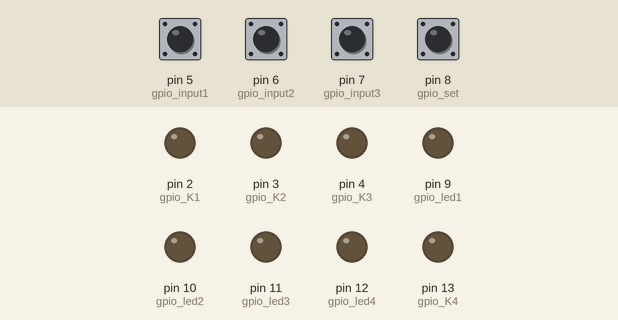
The sketch below on a simulated Arduino Uno, built with avr-gcc and run on an emulated ATmega328P. Shown: output pins drawn as LEDs (lit = HIGH). The inputs (shaded band) are chosen by the test bench; at power-on: pin 5 (gpio_input1), pin 6 (gpio_input2), pin 7 (gpio_input3), pin 8 (gpio_set) HIGH.

Above: at 1.2 s.
1.3 s: pin 5 (gpio_input1) pulled LOW for 0.15 s
At 1.6 s:
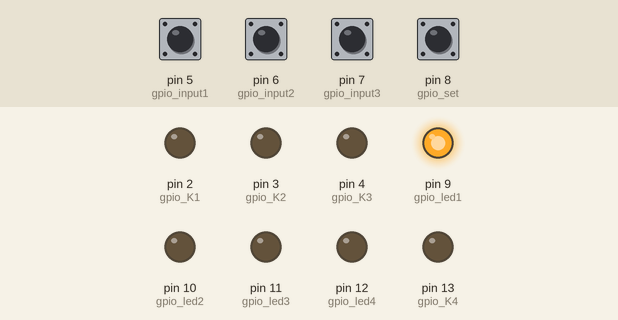
2.9 s: pin 6 (gpio_input2) pulled LOW for 0.15 s
At 4.0 s:
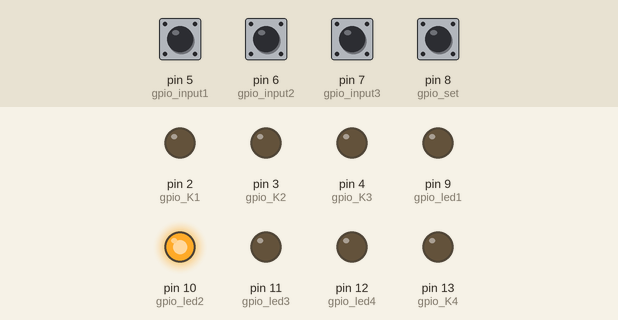
4.5 s: pin 7 (gpio_input3) pulled LOW for 0.15 s
At 5.3 s:
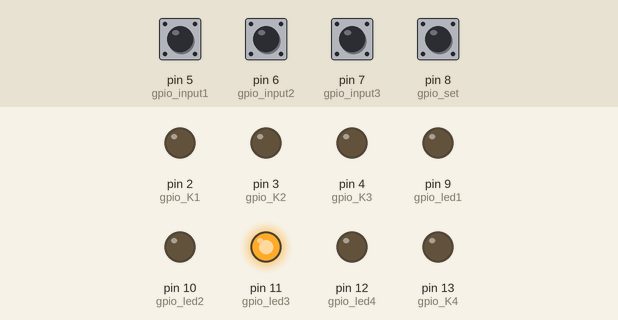
6.1 s: pin 8 (gpio_set) pulled LOW for 0.15 s
At 6.9 s:
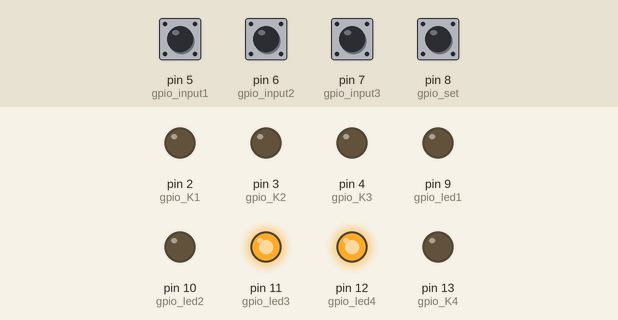
8.1 s: pin 8 (gpio_set) pulled LOW for 1 s
At 9.2 s:
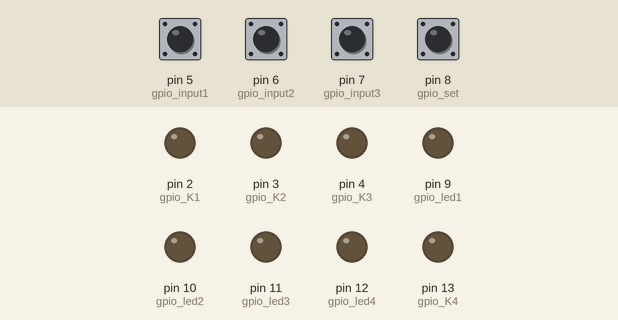
10.6 s: pin 8 (gpio_set) pulled LOW for 0.15 s
At 11.5 s:
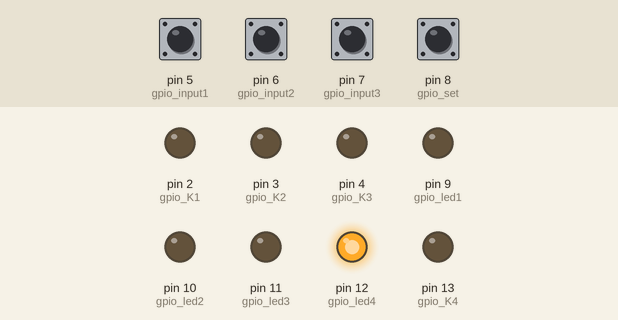
Timing chart, 0 to 13.6 s (numbered marks = the images above; inputs shaded):
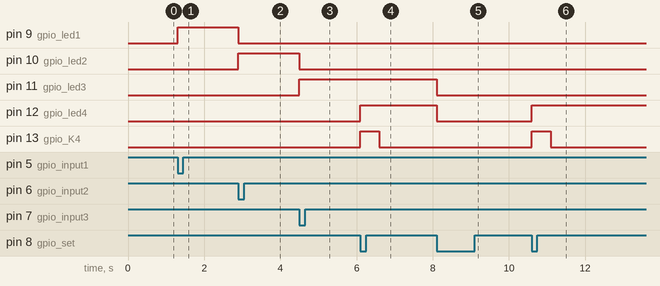

The sketch:

slave_sketch_oct11a_fake.ino
```cpp
// Pin define configuration
#define gpio_input1 5
#define gpio_input2 6
#define gpio_input3 7
#define gpio_set 8

#define gpio_led1 9
#define gpio_led2 10
#define gpio_led3 11
#define gpio_led4 12

#define gpio_K1 2
#define gpio_K2 3
#define gpio_K3 4
#define gpio_K4 13

#define LED_ON   HIGH
#define LED_OFF  LOW

#define K_ON   HIGH
#define K_OFF  LOW

#define GPIO_PRESS LOW

// UART configuration
#define speed       115200
#define uart_delayTime   500   // Unit: ms

int val1, val2, val3;
byte leds =0;
byte set_flag=0;

void setup() {
  // put your setup code here, to run once:
  pinMode(gpio_input1, INPUT_PULLUP);
  pinMode(gpio_input2, INPUT_PULLUP);
  pinMode(gpio_input3, INPUT_PULLUP);

  pinMode(gpio_set, INPUT_PULLUP);

  pinMode(gpio_led1, OUTPUT);
  pinMode(gpio_led2, OUTPUT);
  pinMode(gpio_led3, OUTPUT);
  pinMode(gpio_led4, OUTPUT);

  pinMode(gpio_K1, OUTPUT);
  pinMode(gpio_K2, OUTPUT);
  pinMode(gpio_K3, OUTPUT);
  pinMode(gpio_K4, OUTPUT);

  digitalWrite(gpio_led1, LED_OFF);    // 開機設定為LOW
  digitalWrite(gpio_led2, LED_OFF);    // 開機設定為LOW
  digitalWrite(gpio_led3, LED_OFF);    // 開機設定為LOW
  digitalWrite(gpio_led4, LED_OFF);    // 開機設定為LOW

  digitalWrite(gpio_K1, K_OFF);    // 開機設定為LOW
  digitalWrite(gpio_K2, K_OFF);    // 開機設定為LOW
  digitalWrite(gpio_K3, K_OFF);    // 開機設定為LOW
  digitalWrite(gpio_K4, K_OFF);    // 開機設定為LOW
}

void loop() {
  // put your main code here, to run repeatedly:

  if((digitalRead(gpio_input1)==GPIO_PRESS)&&(leds!=1)&&(set_flag==0))
  {
     leds = 1;
     digitalWrite(gpio_led1, LED_ON);
     digitalWrite(gpio_led2, LED_OFF);
     digitalWrite(gpio_led3, LED_OFF);

     while(digitalRead(gpio_input1)==GPIO_PRESS);
  }

  if((digitalRead(gpio_input2)==GPIO_PRESS)&&(leds!=2)&&(set_flag==0))
  {
     leds = 2;
     digitalWrite(gpio_led1, LED_OFF);
     digitalWrite(gpio_led2, LED_ON);
     digitalWrite(gpio_led3, LED_OFF);
     while(digitalRead(gpio_input2)==GPIO_PRESS);
  }

  if((digitalRead(gpio_input3)==GPIO_PRESS)&&(leds!=3)&&(set_flag==0))
  {
     leds = 3;
     digitalWrite(gpio_led1, LED_OFF);
     digitalWrite(gpio_led2, LED_OFF);
     digitalWrite(gpio_led3, LED_ON);
     while(digitalRead(gpio_input3)==GPIO_PRESS);
  }

  if((digitalRead(gpio_set)==GPIO_PRESS)&&(set_flag==0))
  {
     set_flag=1;
     digitalWrite(gpio_led4, LED_ON);
     digitalWrite(gpio_K4,K_ON);
     delay(500);
     digitalWrite(gpio_K4,K_OFF);
     while(digitalRead(gpio_set)==GPIO_PRESS);
     delay(100);
  }
  else if((digitalRead(gpio_set)==GPIO_PRESS)&&(set_flag==1))
  {
     set_flag=0;
     leds = 0;

     digitalWrite(gpio_led1, LED_OFF);
     digitalWrite(gpio_led2, LED_OFF);
     digitalWrite(gpio_led3, LED_OFF);
     digitalWrite(gpio_led4, LED_OFF);
     delay(500);
     while(digitalRead(gpio_set)==GPIO_PRESS);
     delay(100);
  }
}
```

Measured:
- after the input at 1.3 s, pin 9 (gpio_led1): LOW → HIGH at once
- after the input at 2.9 s, pin 9 (gpio_led1): HIGH → LOW at once; pin 10 (gpio_led2): LOW → HIGH at once
- after the input at 4.5 s, pin 10 (gpio_led2): HIGH → LOW at once; pin 11 (gpio_led3): LOW → HIGH at once
- after the input at 6.1 s, pin 12 (gpio_led4): LOW → HIGH at once; pin 13 (gpio_K4): LOW → HIGH at once, → LOW 0.50 s later
- after the input at 8.1 s, pin 11 (gpio_led3), pin 12 (gpio_led4): HIGH → LOW at once
- after the input at 10.6 s, pin 12 (gpio_led4): LOW → HIGH at once; pin 13 (gpio_K4): LOW → HIGH at once, → LOW 0.50 s later
